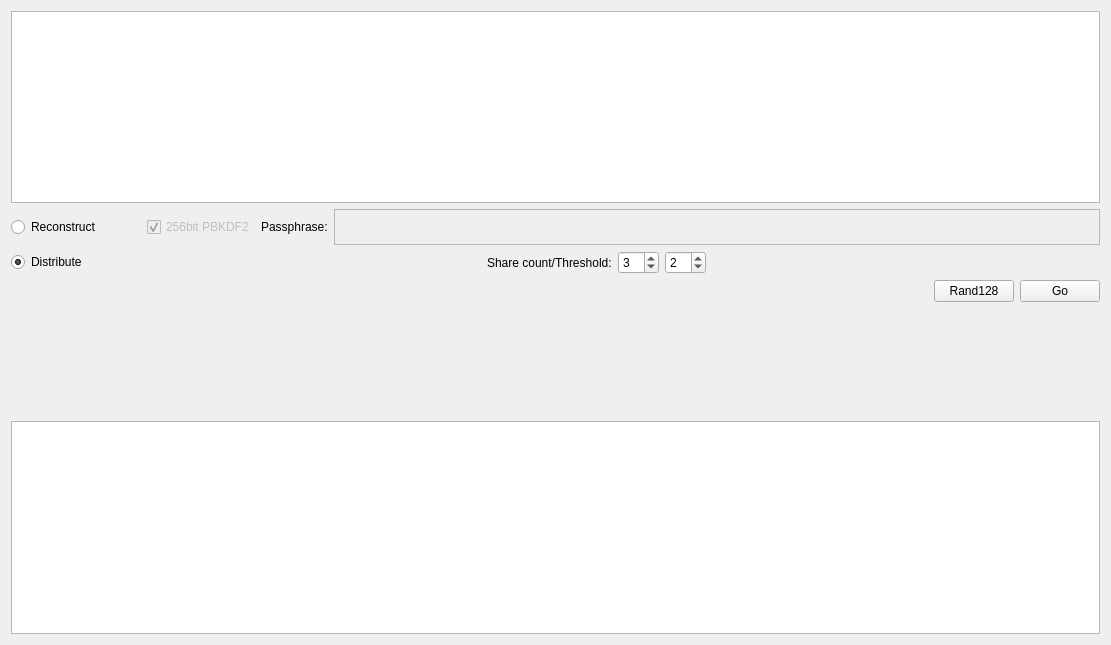
<?xml version="1.0" encoding="UTF-8"?>
<ui version="4.0">
 <class>MainWindow</class>
 <widget class="QWidget" name="MainWindow">
  <property name="geometry">
   <rect>
    <x>0</x>
    <y>0</y>
    <width>1111</width>
    <height>645</height>
   </rect>
  </property>
  <property name="windowTitle">
   <string>MainWindow</string>
  </property>
  <layout class="QVBoxLayout" name="verticalLayout_2">
   <item>
    <widget class="QPlainTextEdit" name="InputField">
     <property name="verticalScrollBarPolicy">
      <enum>Qt::ScrollBarAlwaysOff</enum>
     </property>
     <property name="horizontalScrollBarPolicy">
      <enum>Qt::ScrollBarAlwaysOff</enum>
     </property>
    </widget>
   </item>
   <item>
    <layout class="QVBoxLayout" name="verticalLayout">
     <item>
      <layout class="QHBoxLayout" name="horizontalLayout">
       <property name="spacing">
        <number>6</number>
       </property>
       <item>
        <widget class="QRadioButton" name="ReconstructBtn">
         <property name="enabled">
          <bool>true</bool>
         </property>
         <property name="sizePolicy">
          <sizepolicy hsizetype="Minimum" vsizetype="Fixed">
           <horstretch>0</horstretch>
           <verstretch>0</verstretch>
          </sizepolicy>
         </property>
         <property name="text">
          <string>Reconstruct</string>
         </property>
        </widget>
       </item>
       <item>
        <spacer name="horizontalSpacer">
         <property name="orientation">
          <enum>Qt::Horizontal</enum>
         </property>
         <property name="sizeHint" stdset="0">
          <size>
           <width>40</width>
           <height>20</height>
          </size>
         </property>
        </spacer>
       </item>
       <item>
        <widget class="QCheckBox" name="PBKDF2">
         <property name="enabled">
          <bool>false</bool>
         </property>
         <property name="text">
          <string>256bit PBKDF2</string>
         </property>
         <property name="checked">
          <bool>true</bool>
         </property>
        </widget>
       </item>
       <item>
        <widget class="QLabel" name="label">
         <property name="text">
          <string>Passphrase:</string>
         </property>
        </widget>
       </item>
       <item>
        <widget class="QPlainTextEdit" name="PassphraseField">
         <property name="enabled">
          <bool>false</bool>
         </property>
         <property name="sizePolicy">
          <sizepolicy hsizetype="Expanding" vsizetype="Expanding">
           <horstretch>4</horstretch>
           <verstretch>0</verstretch>
          </sizepolicy>
         </property>
         <property name="maximumSize">
          <size>
           <width>16777215</width>
           <height>36</height>
          </size>
         </property>
         <property name="layoutDirection">
          <enum>Qt::LeftToRight</enum>
         </property>
         <property name="frameShape">
          <enum>QFrame::StyledPanel</enum>
         </property>
         <property name="frameShadow">
          <enum>QFrame::Sunken</enum>
         </property>
         <property name="lineWidth">
          <number>1</number>
         </property>
         <property name="verticalScrollBarPolicy">
          <enum>Qt::ScrollBarAlwaysOff</enum>
         </property>
         <property name="documentTitle">
          <string/>
         </property>
         <property name="undoRedoEnabled">
          <bool>false</bool>
         </property>
         <property name="lineWrapMode">
          <enum>QPlainTextEdit::NoWrap</enum>
         </property>
         <property name="plainText">
          <string notr="true"/>
         </property>
         <property name="backgroundVisible">
          <bool>false</bool>
         </property>
         <property name="placeholderText">
          <string/>
         </property>
        </widget>
       </item>
      </layout>
     </item>
     <item>
      <layout class="QHBoxLayout" name="horizontalLayout_2" stretch="0,0,0,0,0,0">
       <item>
        <widget class="QRadioButton" name="DistributeBtn">
         <property name="text">
          <string>Distribute</string>
         </property>
         <property name="checked">
          <bool>true</bool>
         </property>
        </widget>
       </item>
       <item>
        <spacer name="horizontalSpacer_2">
         <property name="orientation">
          <enum>Qt::Horizontal</enum>
         </property>
         <property name="sizeHint" stdset="0">
          <size>
           <width>40</width>
           <height>20</height>
          </size>
         </property>
        </spacer>
       </item>
       <item>
        <widget class="QLabel" name="CntThrsLbl">
         <property name="text">
          <string>Share count/Threshold:</string>
         </property>
        </widget>
       </item>
       <item>
        <widget class="QSpinBox" name="CountField">
         <property name="minimum">
          <number>1</number>
         </property>
         <property name="maximum">
          <number>32</number>
         </property>
         <property name="value">
          <number>3</number>
         </property>
        </widget>
       </item>
       <item>
        <widget class="QSpinBox" name="ThresholdField">
         <property name="minimum">
          <number>1</number>
         </property>
         <property name="maximum">
          <number>32</number>
         </property>
         <property name="value">
          <number>2</number>
         </property>
        </widget>
       </item>
       <item>
        <spacer name="horizontalSpacer_3">
         <property name="orientation">
          <enum>Qt::Horizontal</enum>
         </property>
         <property name="sizeHint" stdset="0">
          <size>
           <width>40</width>
           <height>20</height>
          </size>
         </property>
        </spacer>
       </item>
      </layout>
     </item>
     <item>
      <layout class="QHBoxLayout" name="horizontalLayout_3">
       <item>
        <spacer name="horizontalSpacer_5">
         <property name="orientation">
          <enum>Qt::Horizontal</enum>
         </property>
         <property name="sizeHint" stdset="0">
          <size>
           <width>40</width>
           <height>20</height>
          </size>
         </property>
        </spacer>
       </item>
       <item>
        <widget class="QPushButton" name="Rand128">
         <property name="text">
          <string>Rand128</string>
         </property>
        </widget>
       </item>
       <item>
        <widget class="QPushButton" name="GoBtn">
         <property name="sizePolicy">
          <sizepolicy hsizetype="Minimum" vsizetype="Fixed">
           <horstretch>0</horstretch>
           <verstretch>0</verstretch>
          </sizepolicy>
         </property>
         <property name="text">
          <string>Go</string>
         </property>
        </widget>
       </item>
      </layout>
     </item>
    </layout>
   </item>
   <item>
    <widget class="QLabel" name="shamirlogo">
     <property name="sizePolicy">
      <sizepolicy hsizetype="Preferred" vsizetype="Preferred">
       <horstretch>0</horstretch>
       <verstretch>1</verstretch>
      </sizepolicy>
     </property>
     <property name="text">
      <string/>
     </property>
    </widget>
   </item>
   <item>
    <widget class="QTextBrowser" name="OutputField">
     <property name="sizePolicy">
      <sizepolicy hsizetype="Expanding" vsizetype="Expanding">
       <horstretch>0</horstretch>
       <verstretch>2</verstretch>
      </sizepolicy>
     </property>
     <property name="baseSize">
      <size>
       <width>0</width>
       <height>0</height>
      </size>
     </property>
     <property name="frameShape">
      <enum>QFrame::StyledPanel</enum>
     </property>
     <property name="frameShadow">
      <enum>QFrame::Sunken</enum>
     </property>
    </widget>
   </item>
  </layout>
 </widget>
 <layoutdefault spacing="6" margin="11"/>
 <resources/>
 <connections>
  <connection>
   <sender>DistributeBtn</sender>
   <signal>toggled(bool)</signal>
   <receiver>ThresholdField</receiver>
   <slot>setEnabled(bool)</slot>
   <hints>
    <hint type="sourcelabel">
     <x>62</x>
     <y>304</y>
    </hint>
    <hint type="destinationlabel">
     <x>606</x>
     <y>304</y>
    </hint>
   </hints>
  </connection>
  <connection>
   <sender>DistributeBtn</sender>
   <signal>toggled(bool)</signal>
   <receiver>CountField</receiver>
   <slot>setEnabled(bool)</slot>
   <hints>
    <hint type="sourcelabel">
     <x>62</x>
     <y>304</y>
    </hint>
    <hint type="destinationlabel">
     <x>547</x>
     <y>304</y>
    </hint>
   </hints>
  </connection>
 </connections>
</ui>
